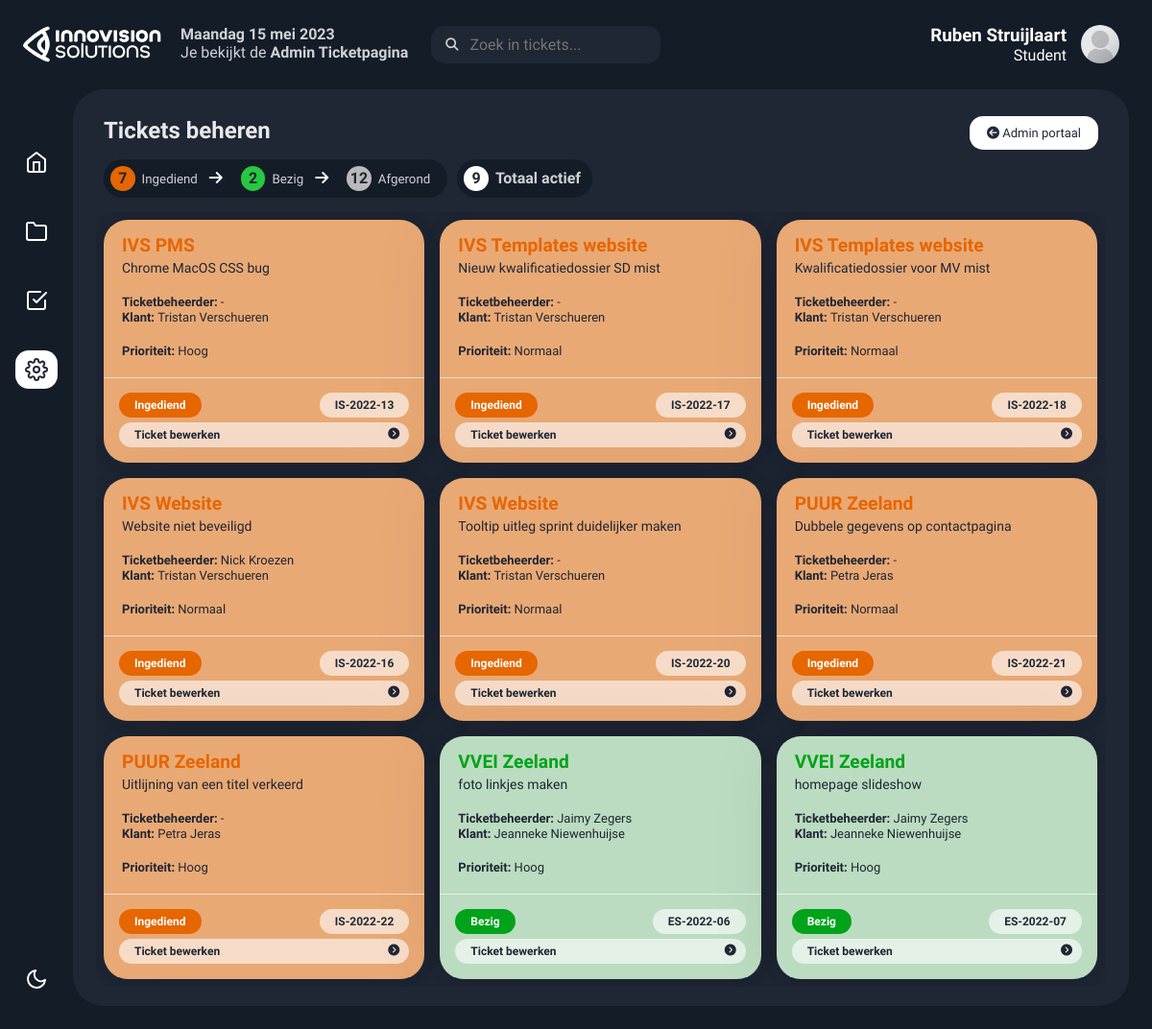
/admin_tickets.php (signed in), run on the app's committed database.
### tables this page shows
CREATE TABLE IF NOT EXISTS `users` (
  `id` int NOT NULL AUTO_INCREMENT,
  `username` varchar(50) NOT NULL,
  `naam` varchar(200) NOT NULL DEFAULT 'Naam Achternaam',
  `email` varchar(200) NOT NULL DEFAULT 'naam@email.com',
  `accounttype` varchar(15) NOT NULL DEFAULT 'Gedeactiveerd',
  `password` varchar(255) NOT NULL,
  PRIMARY KEY (`id`)
);

CREATE TABLE IF NOT EXISTS `tickets` (
  `id` int NOT NULL AUTO_INCREMENT,
  `projectnaam` varchar(300) NOT NULL,
  `klant` varchar(200) NOT NULL,
  `email` varchar(300) NOT NULL,
  `project_status` varchar(200) NOT NULL,
  `projectcoach` varchar(200) NOT NULL,
  `indiener` varchar(200) NOT NULL,
  `beheerder` varchar(200) NOT NULL DEFAULT 'Ticket nog niet opgepakt',
  `ticketomschrijving` varchar(10000) NOT NULL,
  `ticketnummer` varchar(11) NOT NULL,
  `prio` varchar(200) NOT NULL,
  `korte` varchar(50) NOT NULL DEFAULT '-',
  PRIMARY KEY (`id`)
);

### config/db_config.php (called while the page is built, shortened)
<?php
$months = [
  'January' => 'januari',
  'February' => 'februari',
  'March' => 'maart',
  'April' => 'april',
  'May' => 'mei',
  'June' => 'juni',
  'July' => 'juli',
  'August' => 'augustus',
  'September' => 'september',
  'October' => 'oktober',
  'November' => 'november',
  'December' => 'december'
];
$weekdays = [
  'Monday' => 'Maandag',
  'Tuesday' => 'Dinsdag',
  'Wednesday' => 'Woensdag',
  'Thursday' => 'Donderdag',
  'Friday' => 'Vrijdag',
  'Saturday' => 'Zaterdag',
  'Sunday' => 'Zondag'
];
$datetime = date('l j F Y');
$datetime = str_replace(array_keys($months),   array_values($months),   $datetime);
$datetime = str_replace(array_keys($weekdays), array_values($weekdays), $datetime);
?>

### admin_tickets.php (the view, shortened to what this page needs)
<?php include("config/db_config.php");
?>
<!DOCTYPE html>
<html lang="en">
<head>
  <link rel="stylesheet" href="https://cdnjs.cloudflare.com/ajax/libs/normalize/5.0.0/normalize.min.css">
  <link rel="stylesheet" href="style.css">
</head>
<body>
<div class="app-container">
  <div class="app-header">
    <div class="app-header-left">
<?php
$sql = "SELECT * FROM tickets WHERE project_status!='Afgerond' ORDER BY projectnaam;";
$result = mysqli_query($conn, $sql);
$resultCheck = mysqli_num_rows($result);
$sql = "SELECT * FROM `tickets` WHERE project_status='Bezig';";
$bezig = mysqli_query($conn, $sql);
$resultBezig = mysqli_num_rows($bezig);
$sql = "SELECT * FROM `tickets` WHERE project_status='Ingediend';";
$InIngediend = mysqli_query($conn, $sql);
$resultIngediend = mysqli_num_rows($InIngediend);
$sql = "SELECT * FROM `tickets` WHERE project_status='Afgerond';";
$Afgerond = mysqli_query($conn, $sql);
$resultAfgerond = mysqli_num_rows($Afgerond);
$searchresult = $_GET['search'] ?? '';
$sql = "SELECT * FROM `tickets` WHERE `projectnaam` LIKE '%".$searchresult."%' OR `beheerder` LIKE '%".$searchresult."%' OR `klant` LIKE '%".$searchresult."%';";
$resultzoekopdracht = mysqli_query($conn, $sql);
?>
<div class="item-status" style="margin-top:-5px;">
    <span class="status-type2"> <?php
      echo " <b>" . $datetime . "</b>";?><br>
      Je bekijkt de <b>Admin Ticketpagina</b></span>
  </div>
  <div class="search-wrapper">
        <form action="" method="GET">
        <input class="search-input" type="text" placeholder="Zoek in tickets..." name="search" id="search" value="">
        <button class="button-search" type="submit" name="searchnow"><i class="fas fa-search"></i></button>
        </form>
      </div>
  </div>
  <div class="app-header-right">
  <?php
  $persoonlijkepagina = $_SESSION['name'];
    $query = "SELECT * FROM `users` WHERE `username` = '".$persoonlijkepagina."'";
    $rows = mysqli_query($conn, $query);
    while($row = mysqli_fetch_assoc($rows))
    {
      echo'<div class="dropdown" style="float:right;">';
      echo'<div class="headeraccounts">';
      echo'<img src="img/avatar.png" alt="Avatar" class="avatar">';
      echo'<h3> ' , $row["naam"] , '</h3>';
      echo'<p>' , $row["accounttype"] , '</p>';
      echo'</div>';
      echo'<div class="dropdown-content">';
      echo'</div></div>';
    }
  ?>
  </div>
</div>
<div class="app-content">
  <div class="app-sidebar">
  <a href="index.php" class="app-sidebar-link">
    <svg xmlns="http://www.w3.org/2000/svg" width="24" height="24" viewBox="0 0 24 24" fill="none" stroke="currentColor" stroke-width="2" stroke-linecap="round" stroke-linejoin="round" class="feather feather-home">
      <path d="M3 9l9-7 9 7v11a2 2 0 0 1-2 2H5a2 2 0 0 1-2-2z" />
      <polyline points="9 22 9 12 15 12 15 22" />
    </svg>
  </a>
  <a href="projects.php" class="app-sidebar-link">
    <svg xmlns="http://www.w3.org/2000/svg" width="24" height="24" viewBox="0 0 24 24" fill="none" stroke="currentColor" stroke-width="2" stroke-linecap="round" stroke-linejoin="round" class="feather feather-folder">
      <path d="M22 19a2 2 0 0 1-2 2H4a2 2 0 0 1-2-2V5a2 2 0 0 1 2-2h5l2 3h9a2 2 0 0 1 2 2z"></path>
    </svg>
  </a>
  <a href="tickets.php" class="app-sidebar-link">
  </a>
  <a href="admin.php" class="app-sidebar-link active">
  </a>
  <button class="mode-switch" title="Switch Theme">
    <svg class="moon" fill="none" stroke="currentColor" stroke-linecap="round" stroke-linejoin="round" stroke-width="2" width="24" height="24" viewBox="0 0 24 24">
      <defs></defs>
      <path d="M21 12.79A9 9 0 1111.21 3 7 7 0 0021 12.79z"></path>
    </svg>
  </button>
</div>
  <div class="projects-section">
    <div class="projects-section-header">
      <p>Tickets beheren</p>
      <div class="newprojectbutton">
      <a href="admin.php"><button><i class="fas fa-arrow-circle-left"></i> Admin portaal</button></a>
    </div>
    </div>
    <div class="projects-section-line">
      <div class="projects-status">
      <div class="item-status">
      <form action="" method="post" class="statusformulier">
        <div class="status-type"><span class="bezig" style="background: #E66600"><?php echo $resultIngediend; ?></span><input type="submit" class="filterbutton" name="ingediend" value="Ingediend"><i class="fa-solid fa-arrow-right" style="color:white; margin-left:6px;"></i></div>
        <div class="status-type"><span class="bezig" style="background: #27C840"><?php echo $resultBezig; ?></span><input type="submit" class="filterbutton" name="bezig" value="Bezig"><i class="fa-solid fa-arrow-right" style="color:white; margin-left:6px;"></i></div>
        <div class="status-type"><span class="bezig" style="background: #B9B9B9"><?php echo $resultAfgerond; ?></span><input type="submit" class="filterbutton" name="afgerond" value="Afgerond"></div>
        </form>
        <div class="status-type" style="margin-left:10px;"><span class="bezig" style="background: #FFFFFF"><?php echo $resultCheck; ?></span><a href="tickets.php" class="filterbutton"><b style="margin-right:5px;"> Totaal actief</b></a></div>
      </div>
      </div>
    </div>
  <div class="project-boxes jsGridView">
      <?php
        if (isset($_POST["bezig"])) {
          $result = $bezig;
          $resultCheck = $resultBezig;
        } elseif (isset($_POST["ingediend"])) {
          $result = $InIngediend;
          $resultCheck = $resultIngediend;
        } elseif (isset($_POST["afgerond"])) {
          $result = $Afgerond;
          $resultCheck = $resultAfgerond;
        } elseif (isset($_GET['search'])) {
          $result = $resultzoekopdracht;
          $resultCheck = $resultNummerZoek;
        } else {
          $result = $result;
        }
        if ($resultCheck > 0) {
          while($row = mysqli_fetch_assoc($result)) {
            if ($row['project_status'] == 'Bezig'){
              $barcolor = '#00A319';
              $BGcolor = '#BBDCC0';
            } elseif ($row['project_status'] == 'Ingediend'){
              $barcolor = '#E66600';
              $BGcolor = '#E9A975';
            } elseif ($row['project_status'] == 'Afgerond'){
              $barcolor = '#00A319';
              $BGcolor = '#BBDCC0';
              $modalcolor = '#00A319';
            }
            echo'<div class="project-box-wrapper">';
            echo'<div class="project-box" style="background-color: ', $BGcolor ,';">';
            echo'<div class="project-box-content-header">';
            echo'<p class="box-content-header" style="font-size: larger; color: ',$barcolor,';"><b>' , $row['projectnaam'] , '</b></p>';
            echo'<p class="box-content-subheader">' , $row['korte'] , '</p>';
            echo'</div>';
            echo'<div class="box-progress-wrapper">';
            echo'<p class="box-progress-text"><b>Ticketbeheerder: </b>' , $row['beheerder'] , '</p>';
            echo'<p class="box-progress-text"><b>Klant: </b>' , $row['klant'] , '</p><br>';
            echo'<p class="box-progress-text"><b>Prioriteit: </b>' , $row['prio'] , '</p>';
            echo'<br>';
            echo'</div>';
            echo'<div class="project-box-footer">';
            echo'<div class="statustag" style="background-color: ' , $barcolor , ';">';
            echo $row['project_status'];
            echo '</div>';
            echo'<div class="statustag" style="color: #1f2937;">';
            echo $row['ticketnummer'];
            echo '</div>';
            echo '</div>';
            echo'<details><summary>';
            echo'<div class="buttonmodal">';
            echo'Ticket bewerken <i class="fas fa-chevron-circle-right"></i>';
            echo'</div>';
            echo'</summary>';
            echo'</div>';
            echo'</div>';
          }
        } else {
          echo'<div class="project-box-wrapper">';
          echo'<h3>Geen tickets gevonden</h3>';
          echo'</div>';
        }
      ?>
</div>
</div>
</div>
</body>
</html>

### data on the page
users: naam "Ruben Struijlaart", accounttype "Student"
tickets: projectnaam "IVS PMS", korte "Chrome MacOS CSS bug", beheerder "-", klant "Tristan Verschueren", prio "Hoog", project_status "Ingediend", ticketnummer "IS-2022-13"
tickets: projectnaam "IVS Templates website", korte "Nieuw kwalificatiedossier SD mist", beheerder "-", klant "Tristan Verschueren", prio "Normaal", project_status "Ingediend", ticketnummer "IS-2022-17"
tickets: projectnaam "IVS Templates website", korte "Kwalificatiedossier voor MV mist", beheerder "-", klant "Tristan Verschueren", prio "Normaal", project_status "Ingediend", ticketnummer "IS-2022-18"
tickets: projectnaam "IVS Website", korte "Website niet beveiligd", beheerder "Nick Kroezen", klant "Tristan Verschueren", prio "Normaal", project_status "Ingediend", ticketnummer "IS-2022-16"
tickets: projectnaam "IVS Website", korte "Tooltip uitleg sprint duidelijker maken", beheerder "-", klant "Tristan Verschueren", prio "Normaal", project_status "Ingediend", ticketnummer "IS-2022-20"
tickets: projectnaam "PUUR Zeeland", korte "Dubbele gegevens op contactpagina", beheerder "-", klant "Petra Jeras", prio "Normaal", project_status "Ingediend", ticketnummer "IS-2022-21"
tickets: projectnaam "PUUR Zeeland", korte "Uitlijning van een titel verkeerd", beheerder "-", klant "Petra Jeras", prio "Hoog", project_status "Ingediend", ticketnummer "IS-2022-22"
tickets: projectnaam "VVEI Zeeland", korte "foto linkjes maken", beheerder "Jaimy Zegers", klant "Jeanneke Niewenhuijse", prio "Hoog", project_status "Bezig", ticketnummer "ES-2022-06"
tickets: projectnaam "VVEI Zeeland", korte "homepage slideshow", beheerder "Jaimy Zegers", klant "Jeanneke Niewenhuijse", prio "Hoog", project_status "Bezig", ticketnummer "ES-2022-07"

### other printed values
$datetime "Maandag 15 mei 2023"
$resultIngediend "7"
$resultBezig "2"
$resultAfgerond "12"
$resultCheck "9"
